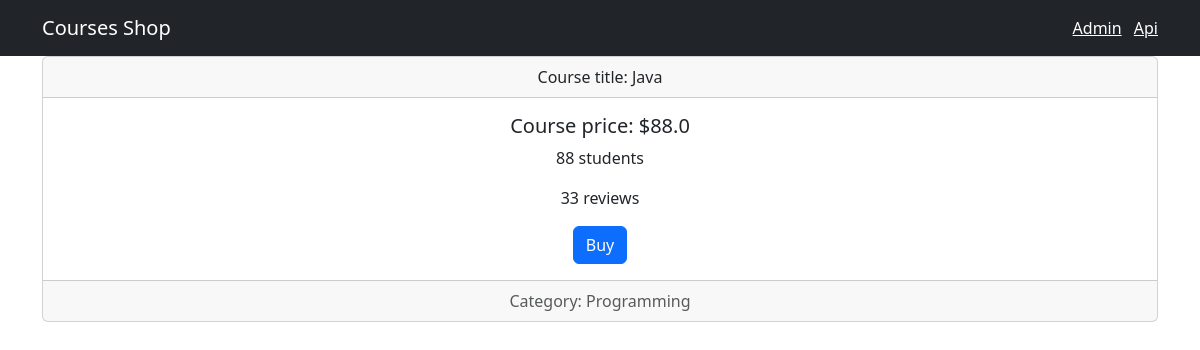
/2, run on the app's committed database.
### shop/models.py (models this page shows, shortened)
class Course(models.Model):
  title = models.CharField(max_length =255)
  price = models.FloatField()
  students_qty = models.IntegerField()
  reviews_qty = models.IntegerField()
  category = models.ForeignKey(Category, on_delete = models.CASCADE)
  created_at = models.DateTimeField(default = timezone.now)

class Category(models.Model):
  title = models.CharField(max_length =300)
  created_at = models.DateTimeField(default = timezone.now)
  def __str__(self):
    return self.title

### shop/views.py (the view)
# urls.py: path("<int:course_id>", views.single_course, name="single_course")
def single_course(request, course_id) :
  course = get_object_or_404(Course, pk=course_id)
  return render(request, "shop/single_course.html", {"course" : course})

### templates/shop/single_course.html (shortened to what this page needs)
{% extends "base.html" %}
{% block content %}
<div class="card text-center">
  <div class="card-header">
    Course title: {{course.title}}
  </div>
  <div class="card-body">
    <h5 class="card-title">Course price: ${{course.price}} </h5>
    <p class="card-text">{{course.students_qty}} students</p>
    <p class="card-text">{{course.reviews_qty}} reviews</p>
    <a class="btn btn-primary">  Buy</a>
  </div>
  <div class="card-footer text-body-secondary">
    Category: {{course.category}}
  </div>
</div>
{% endblock %}

### data on the page
Course: title "Java", price "88.0", students_qty "88", reviews_qty "33", category "Programming"
